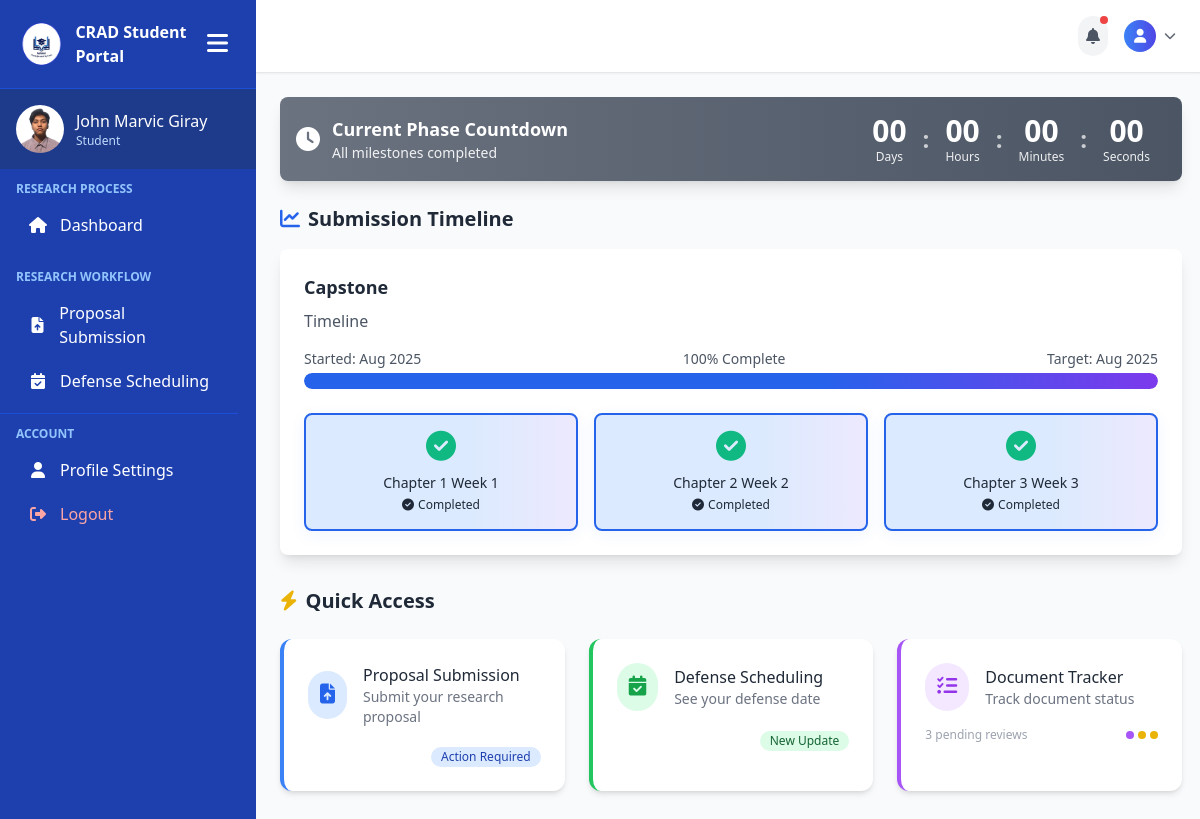
Page /student_pages/student.php (signed in) on the earlier database version.
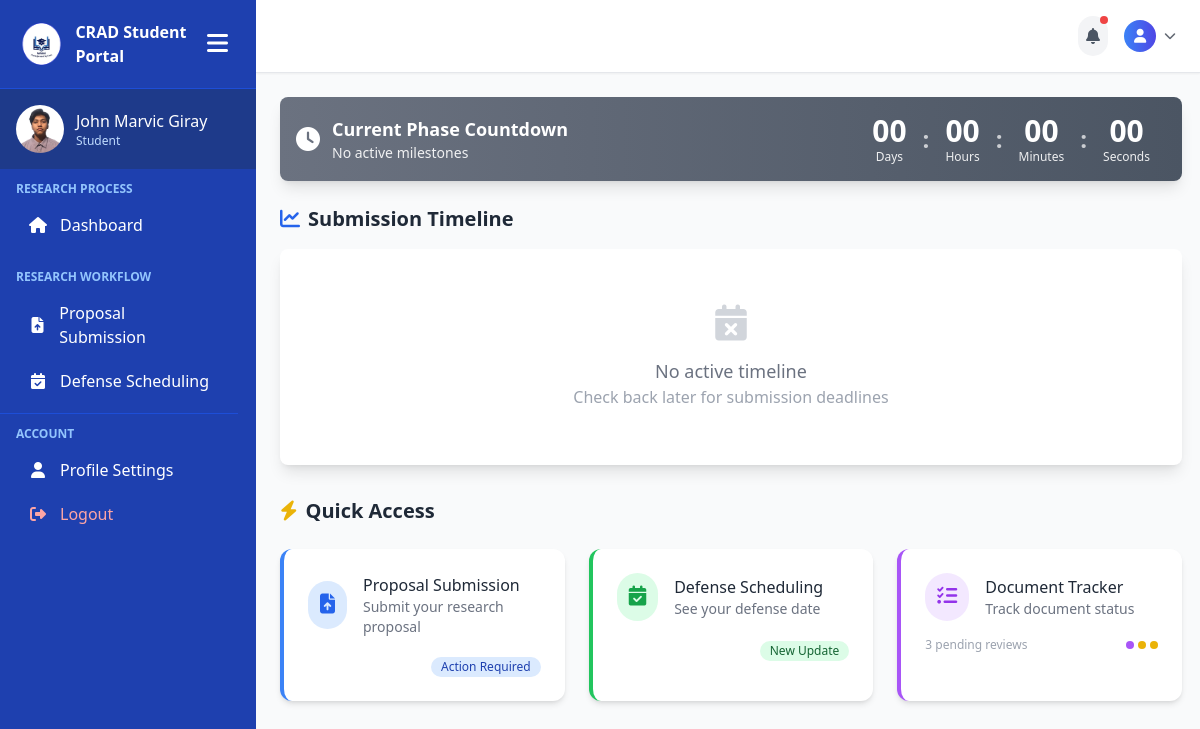
Same page on the later database version.
### tables this page shows
CREATE TABLE `submission_timelines` (
  `id` int(11) NOT NULL,
  `title` varchar(255) NOT NULL,
  `description` text DEFAULT NULL,
  `is_active` tinyint(1) DEFAULT 1,
  `created_at` timestamp NOT NULL DEFAULT current_timestamp(),
  `updated_at` timestamp NOT NULL DEFAULT current_timestamp() ON UPDATE current_timestamp()
);

CREATE TABLE `timeline_milestones` (
  `id` int(11) NOT NULL,
  `timeline_id` int(11) NOT NULL,
  `title` varchar(255) NOT NULL,
  `description` text DEFAULT NULL,
  `deadline` datetime NOT NULL,
  `status` enum('pending','active','completed') DEFAULT 'pending',
  `created_at` timestamp NOT NULL DEFAULT current_timestamp(),
  `updated_at` timestamp NOT NULL DEFAULT current_timestamp() ON UPDATE current_timestamp()
);

### student_pages/student.php (the view, shortened to what the changed rows need)
<?php
include('../includes/connection.php');
$now = new DateTime();
$active_timeline = null;
$milestones = [];
$completed_milestones = 0;
$progress = 0;
$current_milestone = null;
$stmt = $conn->prepare("SELECT t.* FROM submission_timelines t WHERE t.is_active = 1 LIMIT 1");
$stmt->execute();
$result = $stmt->get_result();
if ($result->num_rows > 0) {
    $active_timeline = $result->fetch_assoc();
    $stmt = $conn->prepare("SELECT * FROM timeline_milestones WHERE timeline_id = ? ORDER BY deadline ASC");
    $stmt->bind_param("i", $active_timeline['id']);
    $stmt->execute();
    $milestones = $stmt->get_result()->fetch_all(MYSQLI_ASSOC);
    $total_milestones = count($milestones);
    if ($total_milestones > 0) {
        foreach ($milestones as $milestone) {
            $deadline = new DateTime($milestone['deadline']);
            if ($deadline < $now) {
                $completed_milestones++;
            }
        }
        $progress = ($completed_milestones / $total_milestones) * 100;
    }
}
?>
<!DOCTYPE html>
<html lang="en">
<head>
    <script src="https://cdn.tailwindcss.com"></script>
    <link rel="stylesheet" href="https://cdnjs.cloudflare.com/ajax/libs/font-awesome/6.0.0/css/all.min.css">
</head>
<body class="bg-gray-50 text-gray-800 font-sans">
    <div class="min-h-screen flex">
        <?php include('../includes/student-sidebar.php'); ?>
            <main class="flex-1 overflow-y-auto p-6 hide-scrollbar">
                <div class="bg-gradient-to-r from-primary to-secondary text-white p-4 rounded-lg shadow-lg mb-6" id="countdown-banner">
                    <div class="flex flex-col md:flex-row items-center justify-between">
                        <div class="flex items-center mb-4 md:mb-0">
                            <div>
                                <h3 class="font-bold text-lg">Current Phase Countdown</h3>
                                <p class="text-sm opacity-90">
                                    <?php if ($current_milestone): ?>
                                        <?= htmlspecialchars($current_milestone['title']) ?> -
                                        Ends <?= date('F j, Y \a\t g:i A', strtotime($current_milestone['deadline'])) ?>
                                    <?php else: ?>
                                        <?= empty($milestones) ? 'No active milestones' : 'All milestones completed' ?>
                                    <?php endif; ?>
                                </p>
                            </div>
                        </div>
                    </div>
                </div>
                <section class="mb-8">
                    <h2 class="text-xl font-semibold mb-4 text-gray-800 flex items-center">
                        <i class="fas fa-chart-line mr-2 text-primary"></i> Submission Timeline
                    </h2>
                    <div class="bg-white rounded-lg shadow-lg p-6">
                        <?php if ($active_timeline): ?>
                            <h3 class="text-lg font-semibold mb-2"><?= htmlspecialchars($active_timeline['title']) ?></h3>
                            <p class="text-gray-600 mb-4"><?= htmlspecialchars($active_timeline['description']) ?></p>
                            <div class="mb-6">
                                <div class="flex justify-between text-sm text-gray-600 mb-1">
                                    <span>
                                        <?php if (!empty($milestones)): ?>
                                            Started: <?= date('M Y', strtotime($milestones[0]['deadline'])) ?>
                                        <?php endif; ?>
                                    </span>
                                    <span><?= round($progress) ?>% Complete</span>
                                    <span>
                                        <?php if (!empty($milestones)): ?>
                                            Target: <?= date('M Y', strtotime(end($milestones)['deadline'])) ?>
                                        <?php endif; ?>
                                    </span>
                                </div>
                                <div class="progress-bar">
                                    <div class="progress-fill" style="width: <?= $progress ?>%"></div>
                                </div>
                            </div>
                            <div class="grid grid-cols-1 md:grid-cols-<?= min(5, count($milestones)) ?> gap-4">
                                <?php foreach ($milestones as $index => $milestone): ?>
                                    <?php
                                    $deadline = new DateTime($milestone['deadline']);
                                    $is_past = $deadline < $now;
                                    $is_current = !$is_past && ($index === 0 || new DateTime($milestones[$index-1]['deadline']) < $now);
                                    ?>
                                    <div class="research-phase <?= $is_past || $is_current ? 'active' : '' ?> p-4 rounded-lg text-center transition-all hover:shadow-md">
                                        <i class="fas
                                            <?= $is_past ? 'fa-check-circle text-success' : ($is_current ? 'fa-exclamation-circle text-warning' : 'fa-flag text-gray-300') ?>
                                            text-3xl mb-3"
                                        ></i>
                                        <p class="text-sm font-medium"><?= htmlspecialchars($milestone['title']) ?></p>
                                        <p class="text-xs mt-1">
                                            <?php if ($is_past): ?>
                                                <i class="fas fa-check-circle mr-1"></i>Completed
                                            <?php else: ?>
                                                <i class="fas fa-calendar-day mr-1"></i>
                                                <?= date('M j', strtotime($milestone['deadline'])) ?>
                                            <?php endif; ?>
                                        </p>
                                    </div>
                                <?php endforeach; ?>
                            </div>
                        <?php else: ?>
                            <div class="text-center py-8">
                                <i class="fas fa-calendar-times text-4xl text-gray-300 mb-4"></i>
                                <h3 class="text-lg font-medium text-gray-500">No active timeline</h3>
                                <p class="text-gray-400">Check back later for submission deadlines</p>
                            </div>
                        <?php endif; ?>
                    </div>
                </section>
                <section class="mb-8">
                    <h2 class="text-xl font-semibold mb-6 text-gray-800 flex items-center">
                        <i class="fas fa-bolt mr-2 text-yellow-500"></i> Quick Access
                    </h2>
                </section>
            </main>
        </div>
</body>
</html>

Differences in the rows shown:
no longer on this page (row edited): submission_timelines: title "Capstone", description "Timeline"
no longer on this page (row unchanged): timeline_milestones: deadline "Aug 2025", title "Chapter 1 Week 1", shows "Completed"
no longer on this page (row unchanged): timeline_milestones: deadline "Aug 2025", title "Chapter 3 Week 3", shows "Completed"
no longer on this page (row unchanged): timeline_milestones: title "Chapter 2 Week 2", shows "Completed"
Other differences:
$progress: "100" → (not shown)
text no longer shown: "All milestones completed Started: % Complete Target:"
text now shown: "No active milestones No active timeline Check back later for submission deadlines"
